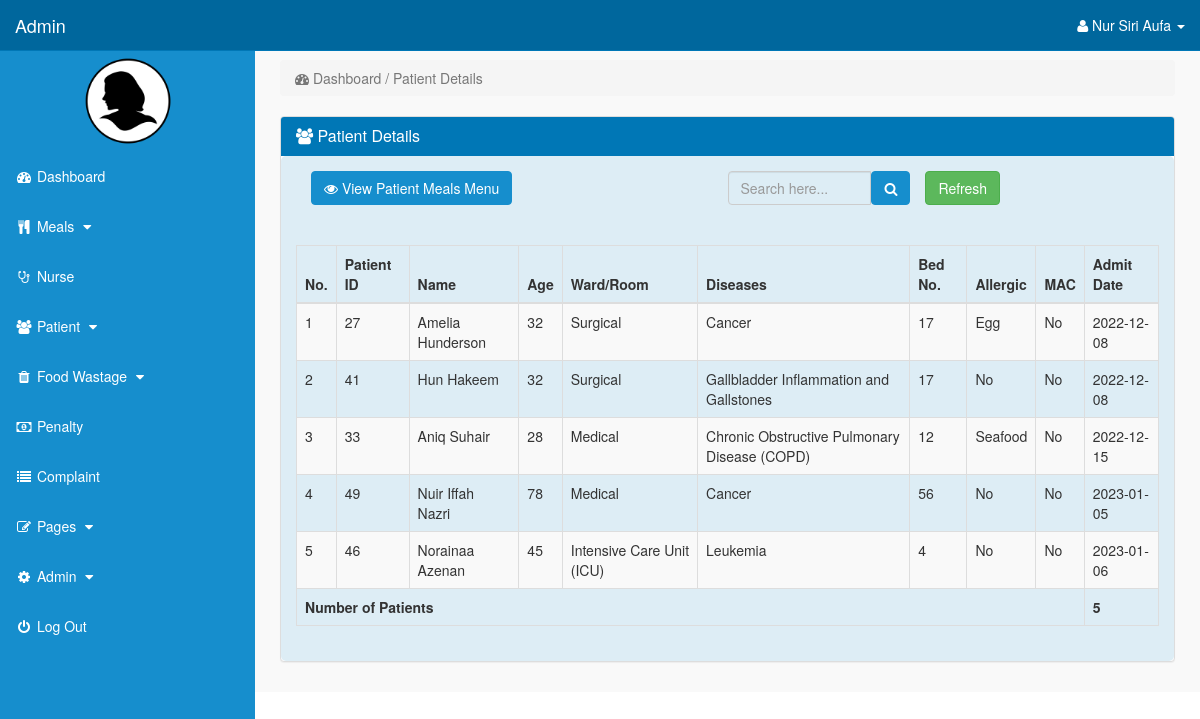
The app's page /admin/index.php?view_patient_details=1 (signed in) with its own data.
### tables this page shows
CREATE TABLE `patient_details` (
  `patient_id` int(10) NOT NULL,
  `ward_id` int(11) NOT NULL,
  `diseases_id` int(11) NOT NULL,
  `patient_fname` text NOT NULL,
  `patient_lname` text NOT NULL,
  `patient_bed` int(11) NOT NULL,
  `patient_age` int(11) NOT NULL,
  `patient_admit_date` date NOT NULL,
  `patient_allergic` text NOT NULL,
  `patient_MAC` text NOT NULL
);

CREATE TABLE `ward` (
  `ward_id` int(11) NOT NULL,
  `patient_ward` text NOT NULL,
  `no_beds` int(11) NOT NULL
);

CREATE TABLE `diseases` (
  `diseases_id` int(11) NOT NULL,
  `diseases_name` text NOT NULL
);

### admin/view_patient_details.php (the view, shortened to what this page needs)
<?php
	if(!isset($_SESSION['admin_email'])){
		echo "<script>window.open('login.php','_self')</script>";
	}
		else {
?>
	<div class="row">
		<div class="col-lg-12">
			<ol class="breadcrumb">
				<li class="active">
					<i class="fa fa-dashboard"></i> Dashboard / Patient Details
				</li>
			</ol>
		</div>
	</div>
	<div class="row">
		<div class="col-lg-12">
			<div class="panel panel-default">
				<div class="panel-heading">
					<h3 class="panel-title">
						<i class="fa fa-users"></i> Patient Details
					</h3>
				</div>
							<div class="panel-body" >
							<form class="form-inline" method="POST" action="">
								<div class="input-group col-md-4">
									<input type="text" class="form-control" placeholder="Search here..." name="search"  value="<?php if(isset($_POST['search'])){echo $_POST['search']; } ?>"/>
										<span class="input-group-btn">
											<button class="btn btn-primary" type="submit"><i class="fa fa-search"></i></button>
										</span>
											<div class="col-md-2">
												<a href="index.php?view_patient_details" type="button" class="btn btn-success">Refresh</a>
											</div>
								</div>
								<div class="col-md-6">
									<a href="index.php?view_patient_m_menu" class="btn btn-primary"><i class="fa fa-eye"></i> View Patient Meals Menu </a>
								</div>
							</form>
							<div class="table-responsive" >
								<table id="patient_data" class="table table-bordered table-hover table-striped" >
									<thead>
										<tr>
											<th>No.</th>
											<th>Patient ID</th>
											<th>Name</th>
											<th>Age</th>
											<th>Ward/Room</th>
											<th>Diseases</th>
											<th>Bed No.</th>
											<th>Allergic</th>
											<th>MAC</th>
											<th>Admit Date</th>
										</tr>
									</thead>
									<tbody id="patient_data">
									<?php
										if(isset($_POST['search'])) {
											$filtervalues = $_POST['search'];
											$i=0;
											$query = "select * from patient_details t1 inner join ward t2 on t1.ward_id=t2.ward_id inner join diseases t3 on t1.diseases_id=t3.diseases_id where CONCAT(patient_id,patient_ward,diseases_name,patient_fname,patient_lname,patient_bed) like '%$filtervalues%' ";
											$query_run = mysqli_query($con, $query);
											if(mysqli_num_rows($query_run) > 0) {
												foreach($query_run as $row_patient_details) {
													$patient_id = $row_patient_details['patient_id'];
													$i++;
									?>
                                        <tr>
											<td><?php echo $i; ?></td>
											<td><?= $row_patient_details['patient_id']; ?></td>
                                            <td><?= $row_patient_details['patient_fname']. '  ' .$row_patient_details['patient_lname']; ?></td>
											<td><?= $row_patient_details['patient_age']; ?></td>
											<td><?= $row_patient_details['patient_ward']; ?></td>
											<td><?= $row_patient_details['diseases_name']; ?></td>
											<td><?= $row_patient_details['patient_bed']; ?></td>
											<td><?= $row_patient_details['patient_allergic']; ?></td>
											<td><?= $row_patient_details['patient_MAC']; ?></td>
											<td><?= $row_patient_details['patient_admit_date']; ?></td>
                                        </tr>
									<?php
											}
                                    ?>
                                        <tr>
                                            <?php
                                                $query=mysqli_query($con, "select count(patient_id) as sum from `patient_details` t1 inner join ward t2 on t1.ward_id=t2.ward_id inner join diseases t3 on t1.diseases_id=t3.diseases_id where CONCAT(patient_id,patient_ward,diseases_name,patient_fname,patient_lname,patient_bed) like '%$filtervalues%'");
                                                    while($fetch=mysqli_fetch_array($query)){
                                            ?>
                                            <td colspan = "9"> <b><?php echo "Number of Patients";?></b> </td>
                                            <td colspan = "1" > <b><?php echo $fetch['sum']?></b> </td>
                                            <?php
                                                    }
                                            ?>
                                        </tr>
                                    <?php
										}
											else {
										echo '
                                                    <tr>
                                                        <td colspan = "10"><center>No Record Found</center></td>
                                                    </tr>';
											}
										}
											else {
												$i=0;
												$query = "select * from patient_details t1 inner join ward t2 on t1.ward_id=t2.ward_id inner join diseases t3 on t1.diseases_id=t3.diseases_id order by patient_admit_date asc";
												$query_run = mysqli_query($con, $query);
												if(mysqli_num_rows($query_run) > 0) {
													foreach($query_run as $row_patient_details) {
														$i++;
									?>
                                        <tr>
											<td><?php echo $i; ?></td>
												<td><?= $row_patient_details['patient_id']; ?></td>
												<td><?= $row_patient_details['patient_fname']. '  ' .$row_patient_details['patient_lname']; ?></td>
												<td><?= $row_patient_details['patient_age']; ?></td>
												<td><?= $row_patient_details['patient_ward']; ?></td>
												<td><?= $row_patient_details['diseases_name']; ?></td>
												<td><?= $row_patient_details['patient_bed']; ?></td>
												<td><?= $row_patient_details['patient_allergic']; ?></td>
												<td><?= $row_patient_details['patient_MAC']; ?></td>
												<td><?= $row_patient_details['patient_admit_date']; ?></td>
                                        </tr>
									<?php
													}
												}
                                    ?>
                                        <tr>
                                            <?php
                                                $query=mysqli_query($con, "select count(patient_id) as sum from `patient_details`");
                                                    while($fetch=mysqli_fetch_array($query)){
                                            ?>
                                            <td colspan = "9"> <b><?php echo "Number of Patients";?></b> </td>
                                            <td colspan = "1" > <b><?php echo $fetch['sum']?></b> </td>
                                            <?php
                                                    }
												}
                                            ?>
                                        </tr>
										<br><br>
						</tbody>
					</table>
				</div>
			</div>
		</div>
	</div>
<?php
	}
?>

### admin/includes/sidebar.php (shortened to what this page needs)
<?php
	if(!isset($_SESSION['admin_email'])){
		echo "<script>window.open('login.php','_self')</script>";
	}
		else {
?>
	<nav class="navbar navbar-inverse navbar-fixed-top" >
		<div class="navbar-header" >
				<a class="navbar-brand" href="index.php?dashboard">Admin</a>
		</div>
		<ul class="nav navbar-right top-nav" >
			<li class="dropdown" >
				<a href="#" class="dropdown-toggle" data-toggle="dropdown" >
					<i class="fa fa-user" ></i>
						<?php echo $admin_fname; ?> <b class="caret" ></b>
				</a>
</li>
</ul>
	<div class="collapse navbar-collapse navbar-ex1-collapse">
		<ul class="nav navbar-nav side-nav">
	<center>
		<img src="admin_image/<?php echo $admin_image; ?>" width="100" height="100" >
		</center>
	<li>
		<a href="index.php?dashboard">
			<i class="fa fa-fw fa-dashboard"></i> Dashboard
		</a>
	</li>
	<li>
		<a href="#" data-toggle="collapse" data-target="#meals">
			<i class="fa fa-fw fa-cutlery""></i> Meals
				<i class="fa fa-fw fa-caret-down"></i>
	</a>
	</li>
	<li>
		<a href="index.php?view_nurse">
			<i class="fa fa-fw fa-stethoscope"></i> Nurse
		</a>
	</li>
	<li>
		<a href="#" data-toggle="collapse" data-target="#patient">
			<i class="fa fa-fw fa-users"></i> Patient
			<i class="fa fa-fw fa-caret-down"></i>
		</a>
	</li>
	<li>
		<a href="#" data-toggle="collapse" data-target="#food_wastage">
			<i class="fa fa-fw fa-trash"></i> Food Wastage
			<i class="fa fa-fw fa-caret-down"></i>
		</a>
	</li>
	<li>
		<a href="index.php?view_penalty=1">
			<i class="fa fa-fw fa-money"></i> Penalty
		</a>
	</li>
	<li>
		<a href="index.php?view_complaint=1">
			<i class="fa fa-fw fa-list"></i> Complaint
		</a>
	</li>
	<li>
		<a href="#" data-toggle="collapse" data-target="#pages">
			<i class="fa fa-fw fa-edit"> </i> Pages
			<i class="fa fa-fw fa-caret-down"></i>
		</a>
	</li>
	<li>
		<a href="#" data-toggle="collapse" data-target="#admin">
			<i class="fa fa-fw fa-gear"></i> Admin
			<i class="fa fa-fw fa-caret-down"></i>
		</a>
	</li>
	<li>
		<a href="logout.php">
			<i class="fa fa-fw fa-power-off"></i> Log Out
		</a>
	</li>
		</ul>
	</div>
</nav>
<?php
	}
?>

### admin/css/style.css (style rules this page uses)
body { margin-top:100px; }
@media (min-width: 768px) { body { margin-top:50px; } }
.top-nav { padding:0 15px; }
.top-nav>li { display:inline-block; float:left; }
.top-nav>li>a { padding-top:15px; padding-bottom:15px; line-height:20px; color:white; }
@media (min-width: 768px) { .side-nav { position:fixed; top:51px; width:255px; border-radius:0; overflow-y:auto; background-color: #168ecd; bottom:0; overflow-x:hidden; padding-bottom:40px; } }
@media (min-width: 768px) { .side-nav>li>a { width:255px; } }
.panel-body { border-radius:5px; background-color: #ddedf5 }

### records on screen
patient_details: patient_id "27", patient_fname "Amelia", patient_lname "Hunderson", patient_age "32", ward.patient_ward "Surgical", diseases.diseases_name "Cancer", patient_bed "17", patient_allergic "Egg", patient_MAC "No", patient_admit_date "2022-12-08"
patient_details: patient_id "41", patient_fname "Hun", patient_lname "Hakeem", patient_age "32", ward.patient_ward "Surgical", diseases.diseases_name "Gallbladder Inflammation and Gallstones", patient_bed "17", patient_allergic "No", patient_MAC "No", patient_admit_date "2022-12-08"
patient_details: patient_id "33", patient_fname "Aniq", patient_lname "Suhair", patient_age "28", ward.patient_ward "Medical", diseases.diseases_name "Chronic Obstructive Pulmonary Disease (COPD)", patient_bed "12", patient_allergic "Seafood", patient_MAC "No", patient_admit_date "2022-12-15"
patient_details: patient_id "49", patient_fname "Nuir Iffah", patient_lname "Nazri", patient_age "78", ward.patient_ward "Medical", diseases.diseases_name "Cancer", patient_bed "56", patient_allergic "No", patient_MAC "No", patient_admit_date "2023-01-05"
patient_details: patient_id "46", patient_fname "Norainaa", patient_lname "Azenan", patient_age "45", ward.patient_ward "Intensive Care Unit (ICU)", diseases.diseases_name "Leukemia", patient_bed "4", patient_allergic "No", patient_MAC "No", patient_admit_date "2023-01-06"

### other values on screen
$admin_fname "Nur Siri Aufa"
$fetch['sum'] "5"
